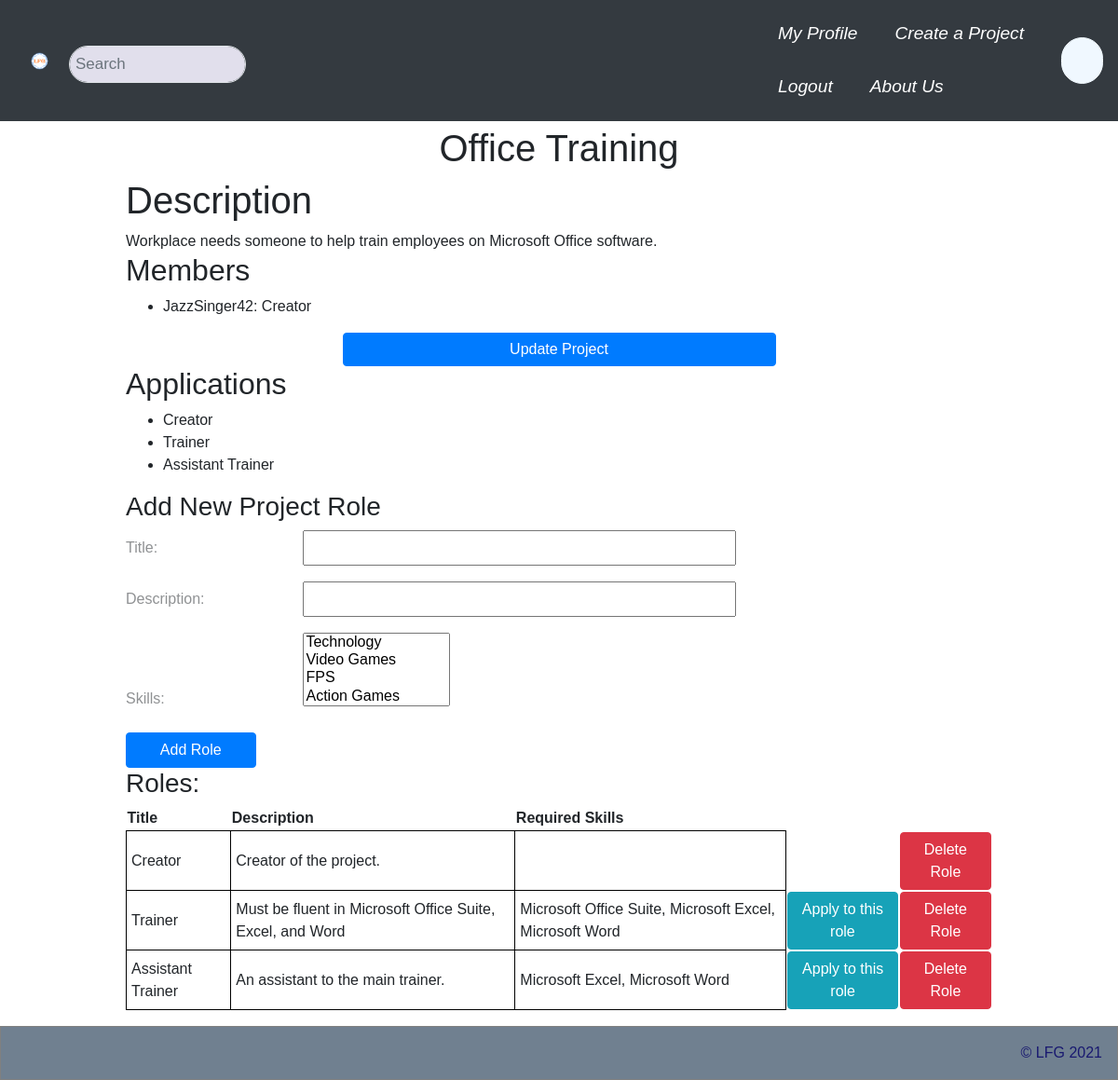
/project/8/ (signed in), run on the app's committed database.
### LFGCore/models.py (models this page shows, shortened)
class Project(models.Model):
  channels = models.ManyToManyField('ChatChannel', through='ProjectChannel')
  name = models.CharField(max_length=45)
  description = models.CharField(max_length=10000)
  start_date = models.DateTimeField(default=now)
  end_date = models.DateTimeField(null=True)
  active = models.BooleanField(default=True)
  objects = ProjectManager()
  def applicable_role_list(self, user):
    roles = []
    for role in self.get_roles():
      is_applicable = True
      if not user.is_authenticated:
        is_applicable = False
      else:
        membership = False
        if self.member_set.filter(profile=user.profile):
          membership = self.member_set.get(profile=user.profile)
        if role in map(lambda a: a.role, user.profile.application_set.filter(~(Q(status='R') | Q(status='D')))):
          is_applicable = False
        if membership and role in membership.roles.all():
          is_applicable = False
        roles.append((role, is_applicable))
    return roles
  def get_roles(self):
    return self.role_set.filter(active=True)

class Member(models.Model):
  profile = models.ForeignKey(Profile, on_delete=models.CASCADE)
  project = models.ForeignKey(Project, on_delete=models.CASCADE)
  roles = models.ManyToManyField('Role', through='RolePeriod')
  is_owner = models.BooleanField()
  start_date = models.DateTimeField(default=now)
  end_date = models.DateTimeField(null=True)
  active = models.BooleanField(default=True)

class Profile(models.Model):
  user = models.OneToOneField(User, on_delete=models.CASCADE)
  address = models.OneToOneField('Address', on_delete=models.CASCADE, null=True)
  projects = models.ManyToManyField('Project', through='Member', related_name="memberships")
  chat_channels = models.ManyToManyField('ChatChannel', related_name="channels")
  chats = models.ManyToManyField('ChatChannel', related_name="chats", through='Chat')
  friends = models.ManyToManyField("self", through='Friend')
  bio = models.CharField(max_length=1000, null=True, default="")
  phone_regex = RegexValidator(regex=r'^\+?1?\d{9,15}$', message="Phone number must be entered in the format: '+999999999'. Up to 15 digits allowed.")
  telephone_number = models.CharField(validators=[phone_regex], max_length=17, blank=True, default="") # validators should be a list
  applications = models.ManyToManyField('Role', through='Application', related_name="role_application")

class Role(models.Model):
  project = models.ForeignKey(Project, on_delete=models.CASCADE)
  skills = models.ManyToManyField('Skill')
  title = models.CharField(max_length=45)
  description = models.CharField(max_length=1000)
  active = models.BooleanField(default=True)
  def __str__(self):
    return self.title

class Skill(models.Model):
  parent = models.ForeignKey("self", on_delete=models.CASCADE, null=True)
  name = models.CharField(max_length=45)
  description = models.CharField(max_length=250)
  def __str__(self):
    return self.name

### LFGCore/views.py (the view)
# urls.py: path('project/<int:id>/', views.project, name= 'project_view'),
@login_required
def project(request, id=None):
  if id == None:
    return HttpResponseNotFound()
  else:
    project = Project.objects.get(id=id)
    if project == None or not project.active:
      return HttpResponseNotFound(f"<p>Project id {id} does not exist</p>")
  role_form = ProjectRoleForm(initial={'project' : project})
  membership = request.user.profile.member_set.filter(project=project)
  is_owner = False
  if not membership.exists():
    membership = None
  else:
    membership = membership.first()
    is_owner = membership.is_owner
  role_list = project.applicable_role_list(request.user)
  return render(request, 'LFGCore/project.html', {
    "user" : request.user,
    "membership" : membership,
    "is_owner" : is_owner,
    "project" : project,
    "members" : project.member_set.filter(active=True),
    "role_list" : role_list,
    "role_form" : role_form,
    'logged_in' : request.user.is_authenticated
  })

### LFGCore/forms.py
class ProjectRoleForm(forms.ModelForm):
    class Meta:
        model = Role
        fields = ('title', 'description', 'project', 'skills')
    def __init__(self, *args, **kwargs):
        super(ProjectRoleForm, self).__init__(*args, **kwargs)
        self.fields['project'].widget = forms.HiddenInput()
        self.fields['skills'] = forms.ModelMultipleChoiceField(queryset=Skill.objects.all(), widget=forms.SelectMultiple())

### LFGCore/templates/LFGCore/project.html (shortened to what this page needs)
{% extends "LFGCore/base.html" %}
{% block content %}
<h1 style="text-align: center;">{{ project.name }}</h1>
<h1>Description</h1>
{{ project.description }}
<h2>Members</h2>
<ul>
  {% for member in members %}
    <li>
      {{ member.profile.user.username }}: {{ member.roles.all|join:", " }}
    </li>
  {% endfor %}
</ul>
{% if is_owner %}
<center>
  <form action="/project/update/{{project.id}}/">
    <input class="btn btn-primary" type="submit" value="Update Project" />
  </form>
</center>
{% endif %}
{% if is_owner %}
<h2>Applications</h2>
<ul>
  {% for role in project.role_set.all %}
  <li>
    {{ role.title }}
  </li>
  {% endfor %}
</ul>
<h3>Add New Project Role</h3>
<form action="/role/create/" method='post'>
  {{ role_form.as_p }}
  <button class="btn btn-primary" type="submit">Add Role</button>
</form>
{% endif %}
<h3>Roles:</h3>
<table>
  <tr>
    <th>Title</th>
    <th>Description</th>
    <th>Required Skills</th>
  </tr>
  {% for role, is_applicable in role_list %}
  <tr>
    <td style='border: 1px solid black; padding: 5px'>{{ role.title }}</td>
    <td style='border: 1px solid black; padding: 5px'>{{ role.description }}</td>
    <td style='border: 1px solid black; padding: 5px'>{{ role.skills.all|join:", " }}</td>
    <td>
      {% if is_applicable %}
      <form action="/role/apply/{{ role.id }}/" method="post">
        <button class="btn btn-info btn-block" type="submit">Apply to this role</button>
      </form>
      {% endif %}
    </td>
    <td>
      {% if is_owner %}
      <form action="/role/delete/" , method='post'>
        <button class="btn btn-danger btn-block" type="submit">Delete Role</button>
      </form>
      {% endif %}
    </td>
  </tr>
  {% endfor %}
{% endblock content %}

### LFGCore/templates/LFGCore/base.html (shortened to what this page needs)
<!DOCTYPE html>
<html>
  {% load widget_tweaks %}
  {% load bootstrap4 %}
  {% bootstrap_css %}
<head>
  <link rel="stylesheet" href="/static/top/top.css">
</head>
<body style="width: 100%; margin-bottom: 75px;">
{% block body %}
  <div class="topnav navbar navbar-expand-lg navbar-dark bg-dark" style="width: 100%; margin-bottom: 5px;">
    <div class="logo" style="width: 5%;">
      <a href="/">
        <img src="/static/top/logo.svg" alt="Logo" width="100%" height="auto" />
      </a>
    </div>
    <form class="input-group" action="/search/" style="margin-left: 5px; width: 20%;">
      <div style="width: 100%;">
      <input class="form-control border-end-0 border rounded-pill" type="text" placeholder="Search" name="query"
      style="width: 90%;background-color: rgb(225, 223, 236);">
     </div>
    </form>
    <div class="elements" style="width: 30%;margin-left: 45%;">
    {% include logged_in|yesno:"LFGCore/userTop.html,LFGCore/anonymousTop.html" %}
    <a class="font-italic" href="/about/" style="margin-left: 8px;font-size: 120%; color: white;">About Us</a>
  </div>
    <div class="" style="margin-left: 10px;width: 50px;background-color: aliceblue; border-radius: 50px; border:1px solid aliceblue;height: 50px;">
  </div>
  </div>
  <div class="container">
  {% block content %}{% endblock content %}
</div>
<footer style="height: auto;margin-top: 5px;">
  <div class= "navbar" role="navigation">
      <div class="navbar-text pull-center">
      &copy; LFG 2021
      </div>
  </div>
  </footer>
  {% endblock body %}
</body>
</html>

### LFGCore/templates/LFGCore/userTop.html
<a class="active font-italic" href="/accounts/profile/" style="margin-left: 8px;font-size: 120%; color: white;">My Profile</a>
<a class="font-italic" href="/project/create/" style="margin-left: 8px;font-size: 120%; color: white;">Create a Project</a>
<a class="font-italic" style="margin-left: 8px;font-size: 120%; color: white;" href="/logout/">Logout</a>

### static/top/top.css (style rules this page uses)
* { box-sizing: border-box; }
body { margin: 0; font-family: Arial, Helvetica, sans-serif; }
.topnav { overflow: hidden; background-color: #e9e9e9; }
.topnav a { float: left; display: block; color: black; text-align: center; padding: 14px 16px; text-decoration: none; font-size: 17px; }
.topnav a.active { color: rgb(5, 5, 5); }
.topnav input[type=text] { padding: 6px; margin-top: 8px; font-size: 17px; border: none; }
.logo { display: inline-block; float: left }
footer { border: 1px solid gray; margin-top: 5px; height: 150px; width: 90%; margin: auto; position: fixed; left: 0; bottom: 0; width: 100%; background-color:slategray; color:midnightblue; text-align: center; }
.container { text-align: left; width: 80%; }
.container input { width: 50%; padding: 5px; }
.container label { width: 20%; opacity: 0.5; text-align: left; margin-left: 0px; }
button { width: 15%; padding: 5px; }

### data on the page
Project: name "Office Training", description "Workplace needs someone to help train employees on Microsoft Office software."
Member: profile.user.username "JazzSinger42", roles.all "Creator"
Role: title "Creator", description "Creator of the project."
Role: title "Trainer", description "Must be fluent in Microsoft Office Suite, Excel, and Word", skills.all "Microsoft Office Suite, Microsoft Excel, Microsoft Word"
Role: title "Assistant Trainer", description "An assistant to the main trainer.", skills.all "Microsoft Excel, Microsoft Word"
